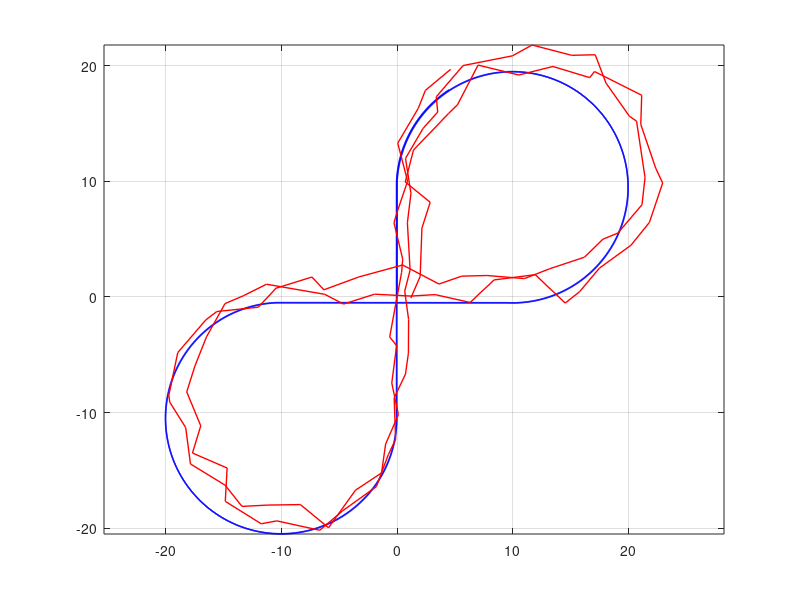
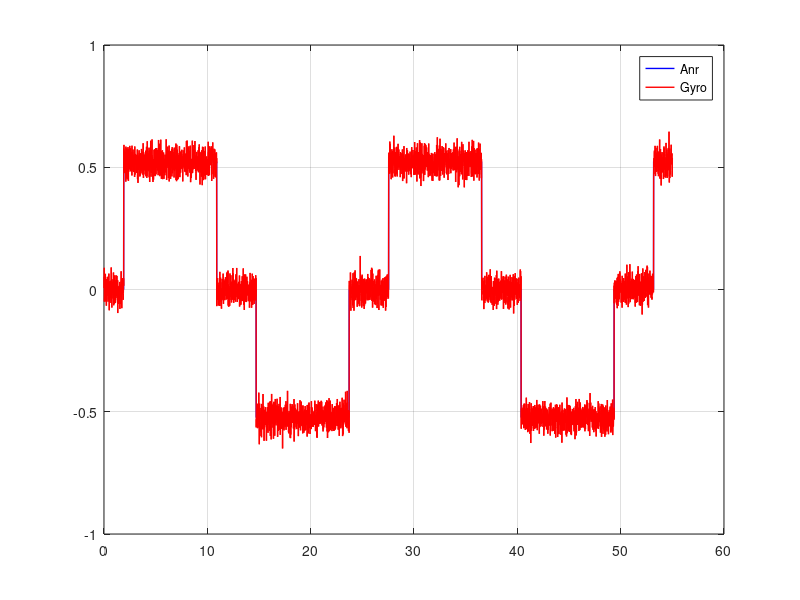
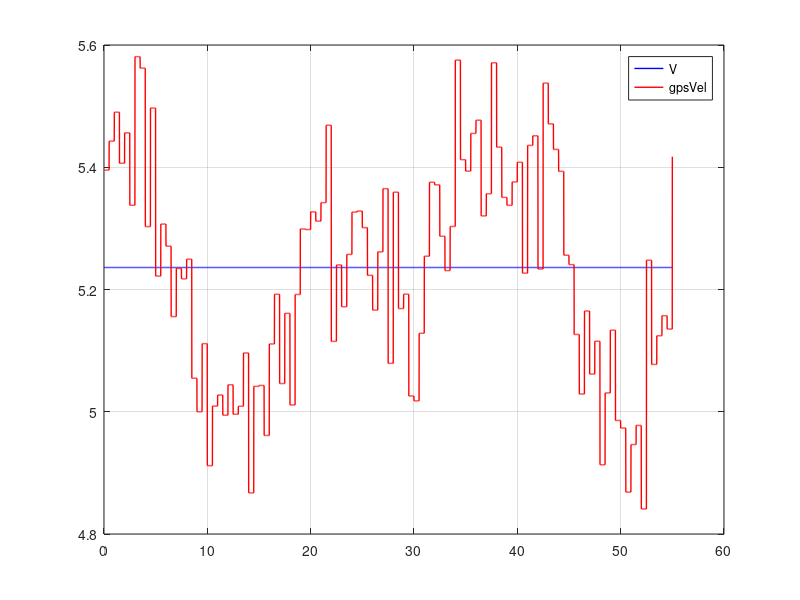
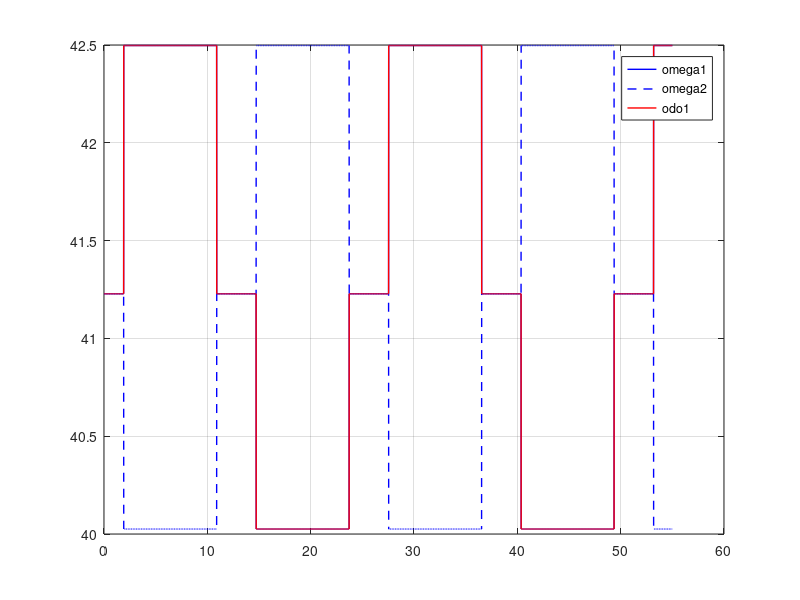

Recreate these plots in MATLAB, in order.
close all
clear
lf = 0.4;
lr = 0.4;
lw = 0.6;
a = 0.05; % nkr wheel scaling for drawing purpose
rw = 0.254/2;
dt = 0.01;
simTime = 55;
nSim = simTime / dt;


%% Arrays init
Time = zeros(nSim, 1);
% NKR params
V = zeros(nSim, 1);
Anr = zeros(nSim, 1);
Heading = zeros(nSim, 1);
X = zeros(nSim, 1);
Y = zeros(nSim, 1);
w = zeros(nSim, 4);
gamma = zeros(nSim, 2);
Betta = zeros(nSim, 4);
% Measurements
odo_w = zeros(nSim, 4);
gps_pos = zeros(nSim, 2);
gps_vel = zeros(nSim, 2);
gyro_anr = zeros(nSim, 1);
odo_gamma = zeros(nSim, 1);
Kappa = zeros(nSim, 1);

odo_coords = zeros(nSim, 3);
% store navigation solution

V1 = zeros(nSim, 1);
V2 = zeros(nSim, 1);
V3 = zeros(nSim, 1);
V4 = zeros(nSim, 1);

trajPhase = 1;
trajConst = 1.91;
trajTimer = 1.91;

odoX = 0;
odoY = 0;
odoHeading = 0;


%% Measurement errors parameters
odometer_error = 0.00; % percent (max error)
odometer_noise = 0.0; % rad/sec
gps_pos_error = 2.0; % meters (max error)
gps_pos_noise = 0.75; % meters
gps_vel_error = 0.2; % m/s (max error)
gps_vel_noise = 0.1; % m/s
gyro_bias = 0;%normrnd(0, 0.1); % rad/s
gyro_noise = 2*pi/180; % rad/s
odo_gamma_noise = 0;%0.010; % rad

%% Slipping parameters
slipping_period1 = 30;
slipping_period2 = 55;
slipping_amp1 = 0;%0.02;
slipping_amp2 = 0;%-0.03;


%% Main cycle
for i = 1:nSim
    Time(i) = i * dt;
    V(i) = 5.236; % constant velocity
    %% Motion setup
    if Time(i) >= trajTimer
        trajPhase = trajPhase + 1;
        if rem(trajPhase, 2) == 0
            trajTimer = trajTimer + 9; % 9 seconds for rotation arc
        else
            trajTimer = trajTimer + 2*trajConst; % 3.82 seconds for straight line
        end
    end
    gamma_mean = 0;
    
    % slipping angles
    Betta(i,1) = slipping_amp1 * sin(Time(i)/slipping_period1);
    Betta(i,2) = slipping_amp2 * cos(Time(i)/slipping_period2);
    Betta(i,3) = slipping_amp2 * sin(Time(i)/slipping_period1);
    Betta(i,4) = slipping_amp1 * sin(Time(i)/slipping_period2);
    
    if rem(trajPhase, 2) ~= 0 % odd phase
        Anr(i) = 0;
        gamma(i,:) = [0, 0];
    else                        % even phase
        if rem(trajPhase, 4) == 2
%             Anr(i) = pi/6; % turn right on every 2nd phase
            % gamma_mean + (betta1 + betta2)/2 = atan(tanval)
            % tanval - tan((betta3 + betta4)/2) = tan(0.0799)
            % tanval = tan(gamma_mean + (betta1 + betta2)/2)
            tanval =  tan(0.0799) + tan((Betta(i,3) + Betta(i,4)) / 2);
            gamma_mean = atan(tanval) - (Betta(i,1) + Betta(i,2)) / 2;
%             gamma_mean = 0.0799 ;% will be equal to 0.5236 rad/s
            gamma(i,1) = gamma_mean - gamma_mean^2*lw/(lf+lr);
            gamma(i,2) = gamma_mean + gamma_mean^2*lw/(lf+lr);
        else
%             Anr(i) = -pi/6; % turn left on every 4th phase
            %gamma_mean = -0.0799; % will be equal to -0.5236 rad/s
            tanval =  tan(-0.0799) + tan((Betta(i,3) + Betta(i,4)) / 2);
            gamma_mean = atan(tanval) - (Betta(i,1) + Betta(i,2)) / 2;
            gamma(i,1) = gamma_mean - gamma_mean^2*lw/(lf+lr);
            gamma(i,2) = gamma_mean + gamma_mean^2*lw/(lf+lr);
        end
    end
    %% Wheels kinematics
    % Linear speed of each wheel
    V1(i) = V(i); V2(i) = V(i); V3(i) = V(i); V4(i) = V(i);
    A1 = 0; A2 = 0; A3 = 0; A4 = 0;
    

    Vxb = 0.25 * ( V(i)*cos(gamma(i,1) + Betta(i,1)) + V(i)*cos(gamma(i,2) + Betta(i,2)) + V(i)*cos(Betta(i,3)) + V(i)*cos(Betta(i,4)));
    Vyb = 0.25 * ( V(i)*sin(gamma(i,1) + Betta(i,1)) + V(i)*sin(gamma(i,2) + Betta(i,2)) + V(i)*sin(Betta(i,3)) + V(i)*sin(Betta(i,4)));
    B = atan(Vyb/Vxb);
    Anr(i) = V(i)*cos(B)*(tan(gamma_mean + 0.5*Betta(i,1) + 0.5*Betta(i,2)) - tan(0.5*Betta(i,3) + 0.5*Betta(i,4))) / (lf + lr);
    Rc = abs(V(i) / Anr(i));
    Kappa(i) = B;
    
    % If robot is turning - they differ
    if rem(trajPhase, 2) == 0
        V1(i) = abs(Anr(i)) * sqrt(lf^2 + ( Rc + lw/2 * sign(Anr(i)))^2);
        V2(i) = abs(Anr(i)) * sqrt(lf^2 + ( Rc - lw/2 * sign(Anr(i)))^2);
        V3(i) = abs(Anr(i)) * sqrt(lf^2 + ( Rc + lw/2 * sign(Anr(i)))^2);
        V4(i) = abs(Anr(i)) * sqrt(lf^2 + ( Rc - lw/2 * sign(Anr(i)))^2);
    end
    w(i,:) = [V1(i)/rw V2(i)/rw V3(i)/rw V4(i)/rw];

    %% True model parameters
    if i == 1
        X(i) = 0;
        Y(i) = 0;
        Heading(i) = 0;
    else
        Heading(i) = Heading(i-1) + Anr(i)*dt;
        X(i) = X(i-1) + V(i)*cos(Heading(i) + B)*dt;
        Y(i) = Y(i-1) + V(i)*sin(Heading(i) + B)*dt;
    end  

    %% Measurements model
    % Odometer errors
    odo_error1 = odometer_error * sin(Time(i)/25);
    odo_error2 = odometer_error * sin(Time(i)/18);
    odo_error3 = odometer_error * sin(Time(i)/11);
    odo_error4 = odometer_error * sin(Time(i)/8);
    odo_w(i,:) = [w(i,1) * (1 + odo_error1) + normrnd(0, odometer_noise),...
        w(i,2) * (1 + odo_error2) + normrnd(0, odometer_noise),...
        w(i,3) * (1 + odo_error3) + normrnd(0, odometer_noise),...
        w(i,4) * (1 + odo_error4) + normrnd(0, odometer_noise)];
    odo_gamma(i) = gamma_mean + normrnd(0, odo_gamma_noise);
%     odo_gamma(i) = gamma_error - gamma_error^2*lw/(lf+lr);
%     odo_gamma(i,2) = gamma_error + gamma_error^2*lw/(lf+lr);
    % GPS position errors
    if rem(i, 50) == 0 || i == 1
        gps_pos_errorX = gps_pos_error * sin(Time(i)/25);
        gps_pos_errorY = gps_pos_error * cos(Time(i)/35);
        gps_pos(i,:) = [X(i) + gps_pos_errorX + normrnd(0, gps_pos_noise),...
        Y(i) + gps_pos_errorY + normrnd(0, gps_pos_noise)];
        % GPS velocity errors
        gps_vel_errorX = gps_vel_error * cos(Time(i)/15);
        gps_vel_errorY = gps_vel_error * sin(Time(i)/8);
        gps_vel(i,:) = [V(i)*cos(Heading(i)) + gps_vel_errorX + normrnd(0, gps_vel_noise),...
        V(i)*sin(Heading(i)) + gps_vel_errorY + normrnd(0, gps_vel_noise)];
    else
        gps_pos(i,:) = gps_pos(i-1,:);
        gps_vel(i,:) = gps_vel(i-1,:);
    end
    % Gyroscope errors
    gyro_anr(i) = Anr(i) + gyro_bias + normrnd(0, gyro_noise);
    %% Baseline model

end



figure('Name', 'Robot trajectory');
plot(Y,X, 'b', 'LineWidth', 1.0)
axis equal
grid on
hold on
plot(gps_pos(:,2), gps_pos(:,1), 'r', 'LineWidth', 1.0)

figure('Name', 'Robot rotation velocity');
plot(Time, Anr, 'b', 'LineWidth', 1.0)
grid on
hold on
plot(Time, gyro_anr, 'r', 'LineWidth', 1.0)
legend Anr Gyro

figure('Name', 'Robot velocity');
plot(Time, V, 'b', 'LineWidth', 1.0)
grid on
hold on
plot(Time, sqrt(gps_vel(:,1).^2 + gps_vel(:,2).^2), 'r', 'LineWidth', 1.0)
legend V gpsVel

figure('Name', 'Encoder readings');
plot(Time, w(:,1), 'b', 'LineWidth', 1.0)
grid on
hold on
plot(Time, w(:,2), '--b', 'LineWidth', 1.0)
plot(Time, odo_w(:,1), 'r', 'LineWidth', 1.0)
legend omega1 omega2 odo1

figure('Name', 'Gamma readings');
plot(Time, gamma(:,1), 'b', 'LineWidth', 1.0)
grid on
hold on
plot(Time, gamma(:,2), 'r', 'LineWidth', 1.0)
plot(Time, odo_gamma, 'g', 'LineWidth', 1.0)
% plot(Time, odo_gamma(:,2), '--r', 'LineWidth', 1.0)
legend gamma1 gamma2 odo

clearvars -except Kappa odo_gamma Time odo_w gps_vel gps_pos gyro_anr X Y Heading Betta V Anr w gamma

